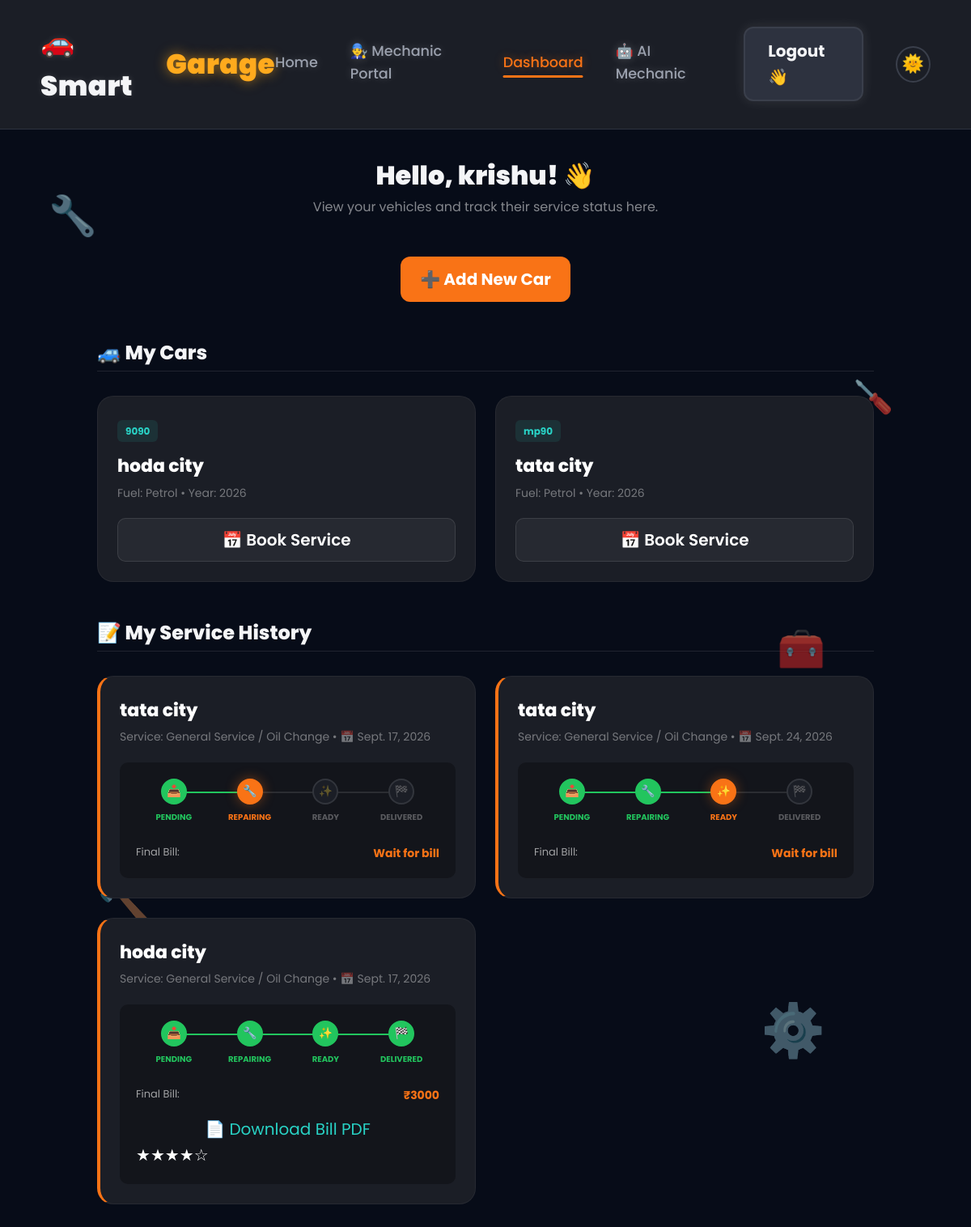
/dashboard/customer/ (signed in), run on the app's committed database.
### accounts/models.py (models this page shows, shortened)
class User(AbstractUser):
    class Role(models.TextChoices):
        OWNER = 'OWNER', 'Owner / Admin'
        ADVISOR = 'ADVISOR', 'Service Advisor'
        MECHANIC = 'MECHANIC', 'Mechanic'
        CUSTOMER = 'CUSTOMER', 'Customer'
    role = models.CharField(max_length=20, choices=Role.choices, default=Role.CUSTOMER)
    phone = models.CharField(max_length=15, blank=True)
    profile_image = models.ImageField(upload_to='profiles/', blank=True, null=True)
    is_verified = models.BooleanField(default=False)
    created_at = models.DateTimeField(auto_now_add=True)

### customers/models.py (models this page shows, shortened)
class Vehicle(models.Model):
    FUEL_CHOICES = (
        ('Petrol', 'Petrol'),
        ('Diesel', 'Diesel'),
        ('CNG', 'CNG'),
        ('EV', 'Electric (EV)'),
    )
    owner = models.ForeignKey(settings.AUTH_USER_MODEL, on_delete=models.CASCADE, related_name='vehicles')
    registration_number = models.CharField(max_length=20, unique=True, help_text="e.g. MH 04 AB 1234")
    brand = models.CharField(max_length=50, help_text="e.g. Honda, Tata, Hyundai")
    car_model = models.CharField(max_length=50, help_text="e.g. City, Nexon, i20")
    fuel_type = models.CharField(max_length=20, choices=FUEL_CHOICES, default='Petrol')
    manufacturing_year = models.PositiveIntegerField()
    mileage = models.PositiveIntegerField(help_text="Current KMs driven", default=0)
    created_at = models.DateTimeField(auto_now_add=True)

### bookings/models.py (models this page shows, shortened)
class Booking(models.Model):
    STATUS_CHOICES = (
        ('Pending', 'Pending (Wait)'),
        ('Repairing', 'Repairing (Kaam Chalu)'),
        ('Ready', 'Ready (Le Jao)'),
        ('Delivered', 'Delivered (Done)'),
    )
    SERVICE_CHOICES = (
        ('General', 'General Service / Oil Change'),
        ('Wash', 'Car Wash & Cleaning'),
        ('AC', 'AC Repair & Gas'),
        ('Denting', 'Denting & Painting'),
        ('Custom', 'Other / Custom Issue'),
    )
    customer = models.ForeignKey(settings.AUTH_USER_MODEL, on_delete=models.CASCADE, related_name='bookings')
    vehicle = models.ForeignKey(Vehicle, on_delete=models.CASCADE, related_name='bookings')
    service_type = models.CharField(max_length=20, choices=SERVICE_CHOICES, default='General')
    problem_description = models.TextField(blank=True, help_text="Kya problem aa rahi hai?")
    booking_date = models.DateField(help_text="Kis din service ke liye aana hai?")
    status = models.CharField(max_length=20, choices=STATUS_CHOICES, default='Pending')
    final_bill = models.PositiveIntegerField(blank=True, null=True, help_text="Final amount to pay")
    rating = models.IntegerField(null=True, blank=True, help_text="Rating out of 5")
    feedback = models.TextField(blank=True, null=True, help_text="Customer Review")
    created_at = models.DateTimeField(auto_now_add=True)

### core/views.py (the view)
# urls.py: path('dashboard/customer/', views.customer_dashboard, name='customer_dashboard'),
@login_required
def customer_dashboard(request):
    vehicles = request.user.vehicles.all()
    bookings = request.user.bookings.all().order_by('-created_at')
    return render(request, 'dashboard/customer_dashboard.html', {'vehicles': vehicles, 'bookings': bookings})

### core/context_processors.py (called while the page is built)
def site_settings(request):
    return {
        'SITE_NAME': 'Smart Garage',
        'SITE_TAGLINE': 'Premium Vehicle Service, Simplified.',
    }

### templates/dashboard/customer_dashboard.html (shortened to what this page needs)
{% extends "base.html" %}
{% block content %}
<div class="dash-container">
  <div class="welcome-box">
    <h1>Hello, {{ request.user.first_name|default:request.user.username }}! 👋</h1>
    <p>View your vehicles and track their service status here.</p>
    <br>
    <a href="{% url 'customers:add_vehicle' %}" class="btn-or">➕ Add New Car</a>
  </div>
  <h2 style="font-size: 24px; font-weight: 800; margin-bottom: 10px; border-bottom: 1px solid rgba(255,255,255,0.1); padding-bottom: 10px;">
    🚙 My Cars
  </h2>
  {% if vehicles %}
    <div class="car-grid" style="margin-bottom: 50px;">
      {% for v in vehicles %}
        <div class="car-card hover-scale">
          <div class="c-badge">{{ v.registration_number }}</div>
          <div class="car-name">{{ v.brand }} {{ v.car_model }}</div>
          <div class="car-sub">Fuel: {{ v.fuel_type }} • Year: {{ v.manufacturing_year }}</div>
          <a href="{% url 'bookings:create_booking' v.id %}" class="c-btn">📅 Book Service</a>
        </div>
      {% endfor %}
    </div>
  {% endif %}
  <h2 style="font-size: 24px; font-weight: 800; margin-bottom: 10px; border-bottom: 1px solid rgba(255,255,255,0.1); padding-bottom: 10px;">
    📝 My Service History
  </h2>
  {% if bookings %}
    <div class="car-grid">
      {% for b in bookings %}
        <div class="car-card" style="border-left: 4px solid #f97316;">
          <div class="car-name">{{ b.vehicle.brand }} {{ b.vehicle.car_model }}</div>
          <div class="car-sub">Service: {{ b.get_service_type_display }} • 📅 {{ b.booking_date }}</div>
          <div style="background: rgba(0,0,0,0.3); padding: 20px; border-radius: 10px;">
              <div class="tracker-container">
                <div class="tracker-step {% if b.status != 'Pending' %}done{% else %}active{% endif %}">
                  <div class="tracker-icon">📥</div>
                  <div class="tracker-line"></div>
                  Pending
                </div>
                <div class="tracker-step {% if b.status == 'Ready' or b.status == 'Delivered' %}done{% elif b.status == 'Repairing' %}active{% endif %}">
                  <div class="tracker-icon">🔧</div>
                  <div class="tracker-line"></div>
                  Repairing
                </div>
                <div class="tracker-step {% if b.status == 'Delivered' %}done{% elif b.status == 'Ready' %}active{% endif %}">
                  <div class="tracker-icon">✨</div>
                  <div class="tracker-line"></div>
                  Ready
                </div>
                <div class="tracker-step {% if b.status == 'Delivered' %}done{% endif %}">
                  <div class="tracker-icon">🏁</div>
                  Delivered
                </div>
              </div>
              <div style="display: flex; justify-content: space-between;">
                <span style="font-size: 13px; color: rgba(255,255,255,0.6);">Final Bill:</span>
                <span style="font-size: 14px; font-weight: 700; color: #f97316;">
                  {% if b.final_bill %}₹{{ b.final_bill }}{% else %}Wait for bill{% endif %}
                </span>
              </div>
              {% if b.status == 'Delivered' and b.final_bill %}
                <div style="margin-top: 15px; display: flex; gap: 10px; justify-content: center;">
                  <a href="{% url 'bookings:view_invoice' b.id %}" target="_blank" class="action-btn btn-bill">📄 Download Bill PDF</a>
                </div>
                {% if b.rating %}
                  <div class="rating-display">
                    {% if b.rating == 5 %}★★★★★{% elif b.rating == 4 %}★★★★☆{% elif b.rating == 3 %}★★★☆☆{% elif b.rating == 2 %}★★☆☆☆{% else %}★☆☆☆☆{% endif %}
                  </div>
                {% endif %}
              {% endif %}
          </div>
        </div>
      {% endfor %}
    </div>
  {% else %}
    <div class="empty-box" style="padding: 30px;">
      <p style="color:rgba(255,255,255,0.4); margin: 0;">You haven't booked any services yet.</p>
    </div>
  {% endif %}
</div>
{% endblock %}

### static/css/design-system.css (style rules this page uses)
:root { --ink: #12141a; --ink-2: #0d0e12; --surface: #1b1e26; --surface-2: #242833; --surface-3: #2d323f; --steel: #3a3f4b; --steel-soft: #2a2e38; --amber: #ffaa1d; --amber-dim: #cc8716; --cyan: #29d3c6; --cyan-dim: #1fa89e; --red: #ef4444; --green: #22c55e; --paper: #f4f5f7; --paper-dim: rgba(255,255,255,0.7); --muted: #9ba1ae; --font-display: 'Barlow Condensed', sans-serif; --font-body: 'Inter', sans-serif; --radius-sm: 6px; --radius-md: 10px; --radius-lg: 16px; --shadow-card: 0 1px 0 rgba(255,255,255,0.04) inset, 0 12px 24px -12px rgba(0,0,0,0.5); --shadow-pop: 0 20px 40px -16px rgba(0,0,0,0.6); --ease: cubic-bezier(0.22, 1, 0.36, 1); }
* { box-sizing: border-box; }
html { scroll-behavior: smooth; }
body { margin: 0; background: linear-gradient(135deg, var(--ink) 0%, var(--ink-2) 100%); color: var(--paper); font-family: 'Poppins', sans-serif !important; font-size: 20px; line-height: 1.6; -webkit-font-smoothing: antialiased; min-height: 100vh; }
.hover-scale { transition: transform 0.3s ease; }
h1, h2, h3, h4 { font-family: 'Poppins', sans-serif !important; font-weight: 700; line-height: 1.05; margin: 0 0 16px 0; color: var(--paper); }
a { color: var(--cyan); text-decoration: none; transition: color 0.2s var(--ease); }
p { margin: 0 0 16px 0; }

### templates/dashboard/customer_dashboard.html (style rules this page uses)
body { background: #070c18; color: #fff; font-family: 'Poppins', sans-serif; }
.dash-container { max-width: 1000px; margin: 40px auto; padding: 0 20px; }
.welcome-box { text-align: center; margin-bottom: 50px; }
.welcome-box h1 { font-size: 32px; font-weight: 900; margin-bottom: 10px; }
.welcome-box p { color: rgba(255,255,255,0.5); font-size: 16px; }
.btn-or { background: #f97316; color: #fff; padding: 12px 24px; border-radius: 12px; font-weight: 700; text-decoration: none; transition: 0.3s; display: inline-block; }
.car-grid { display: grid; grid-template-columns: repeat(auto-fit, minmax(360px, 1fr)); gap: 24px; margin-top: 30px; }
.car-card { background: #1b1e26; border: 1px solid rgba(255,255,255,0.05); padding: 24px; border-radius: 20px; position: relative; overflow: hidden; }
.c-badge { background: rgba(41,211,198,0.1); color: #29d3c6; padding: 4px 10px; border-radius: 6px; font-size: 12px; font-weight: 700; display: inline-block; margin-bottom: 12px; }
.car-name { font-size: 22px; font-weight: 800; margin-bottom: 4px; }
.car-sub { color: rgba(255,255,255,0.4); font-size: 14px; margin-bottom: 20px; }
.c-btn { width: 100%; display: block; text-align: center; background: rgba(255,255,255,0.05); color: #fff; padding: 10px; border-radius: 10px; font-weight: 600; text-decoration: none; border: 1px solid rgba(255,255,255,0.1); transition: 0.2s; }
.tracker-container { display: flex; justify-content: space-between; align-items: flex-start; margin-bottom: 25px; position: relative; width: 100%; }
.tracker-step { flex: 1; text-align: center; position: relative; font-size: 10px; font-weight: 700; color: rgba(255,255,255,0.3); text-transform: uppercase; letter-spacing: 0; z-index: 2; padding: 0 2px; overflow-wrap: break-word; }
.tracker-icon { width: 32px; height: 32px; background: #1b1e26; border: 2px solid rgba(255,255,255,0.1); border-radius: 50%; display: flex; align-items: center; justify-content: center; margin: 0 auto 8px; font-size: 14px; position: relative; z-index: 2; transition: 0.3s; }
.tracker-line { position: absolute; top: 16px; left: 50%; width: 100%; height: 2px; background: rgba(255,255,255,0.1); z-index: 1; }
.tracker-step.done .tracker-icon { background: #22c55e; border-color: #22c55e; color: #111; }
.tracker-step.done .tracker-line { background: #22c55e; }
.tracker-step.done { color: #22c55e; }
.tracker-step.active .tracker-icon { background: #f97316; border-color: #f97316; box-shadow: 0 0 15px rgba(249,115,22,0.4); color: #fff; }
.tracker-step.active { color: #f97316; }

### data on the page
User: user.first_name "krishu"
Vehicle: registration_number "9090", brand "hoda", car_model "city", fuel_type "Petrol", manufacturing_year "2026"
Vehicle: registration_number "mp90", brand "tata", car_model "city", fuel_type "Petrol", manufacturing_year "2026"
Booking: vehicle.brand "tata", vehicle.car_model "city", service_type "General Service / Oil Change", booking_date "Sept. 17, 2026", shows "Wait for bill"
Booking: vehicle.brand "tata", vehicle.car_model "city", service_type "General Service / Oil Change", booking_date "Sept. 24, 2026", shows "Wait for bill"
Booking: vehicle.brand "hoda", vehicle.car_model "city", service_type "General Service / Oil Change", booking_date "Sept. 17, 2026", final_bill "3000", status "📄 Download Bill PDF"
